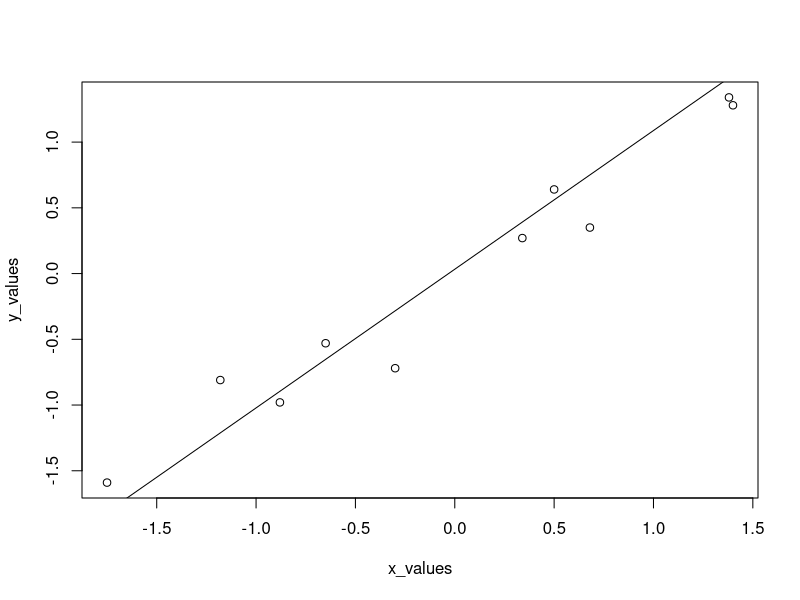
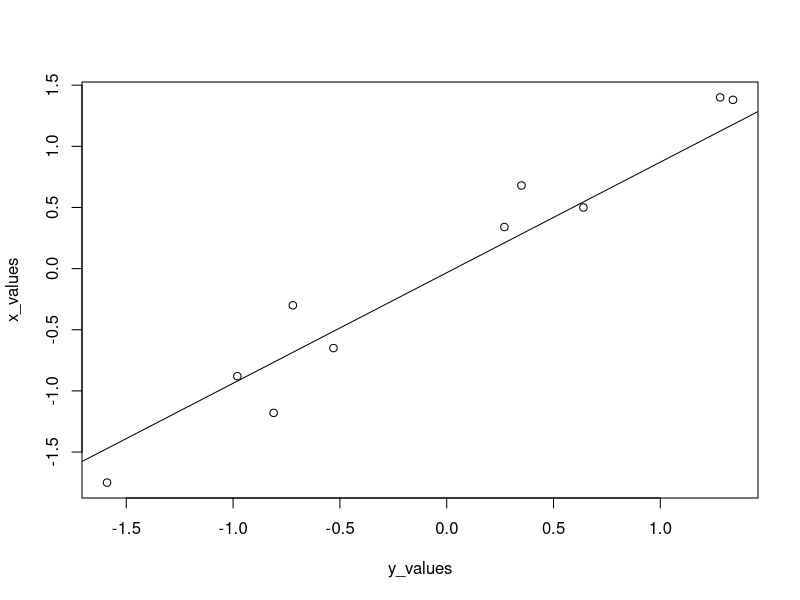

The R script that drew these images, in order:
## ---- chunk 1
knitr::opts_chunk$set(echo = TRUE)
## ---- chunk 2
x_values  = c(.34, 1.38, -.65, .68, 1.40, -.88, -.30, -1.18, .50, -1.75)
y_values = c(.27, 1.34, -.53, .35, 1.28, -.98, -.72, -.81, .64, -1.59)
x_mean = mean(x_values)
y_mean = mean(y_values)
x_values - x_mean 
sample = length(x_values)

# 2a
s_xy = sum((x_values - x_mean) * (y_values - y_mean )) / sample
s_xy
s_xx = sum((x_values - x_mean) ** 2)/ sample
s_xx
s_yy = sum((y_values - y_mean) ** 2) / sample
s_yy
beta_1 = s_xy / s_xx
beta_1
beta_0 = y_mean - (beta_1 * x_mean)
beta_0
plot(x_values, y_values)
fit1 = lm(x_values ~ y_values)
fit1
abline(fit1)

# 2b
plot(y_values, x_values)
fit2 = lm(y_values ~ x_values)
fit2
abline(fit2)
beta_1 = s_xy / s_yy
beta_1 
beta_0 = x_mean - (beta_1 * y_mean)
beta_0
